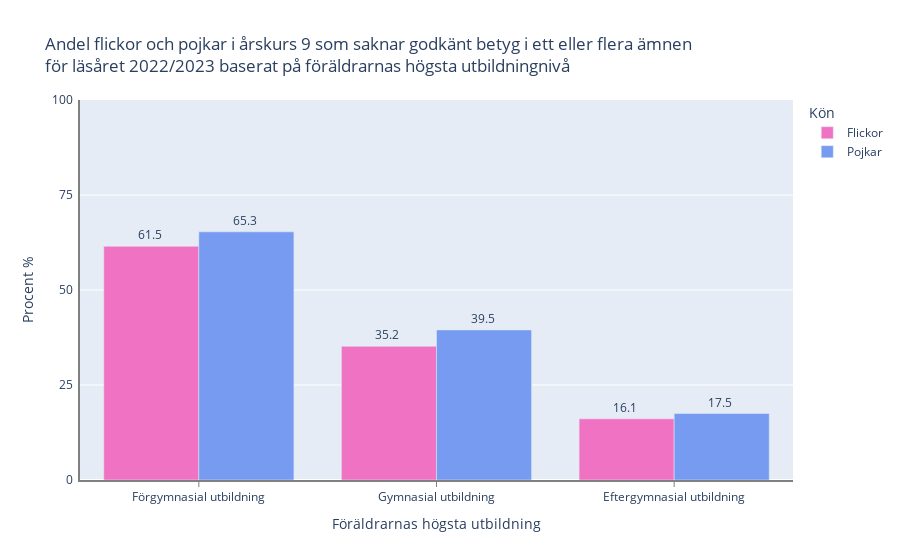

Notebook cell for this chart:
### Code cell
fig = px.bar(
    df_parent_edu_23,
    x="Föräldrarnas högsta utbildning",
    y=["Flickor", "Pojkar"],
    barmode="group",
    title="Andel flickor och pojkar i årskurs 9 som saknar godkänt betyg i ett eller flera ämnen<br>för läsåret 2022/2023 baserat på föräldrarnas högsta utbildningnivå",
    color_discrete_map={"Flickor": "#F073C3", "Pojkar": "#769BF0"},
    text_auto=True
).update_layout(
    yaxis_title="Procent %",
    legend_title="Kön",
    yaxis_range=[0, 100],
    yaxis=dict(tickmode="linear", tick0=0, dtick=25),
)
names = {"variable": "Kön", "value": "%"}
fig.for_each_trace(
    lambda t: t.update(
        hovertemplate=t.hovertemplate.replace("variable", names["variable"]).replace(
            "value", names["value"]
        )
    )
)
fig.update_traces(textposition="outside")
fig.update_yaxes(
    ticksuffix=" ",
    showline=True,
    linewidth=2,
    linecolor="gray",
    showticklabels=True,
)
fig.update_xaxes(
    showline=True,
    linewidth=2,
    linecolor="gray",
    showticklabels=True,
    ticks="outside",
    tickcolor="gray",
)

fig.show()
#fig.write_html("./Visualiseringar/pojkarflickor_saknatbetyg_årskurs9.html")

### Figure 1 — Plotly figure (JSON) as saved in the notebook; plotly's stock layout.template omitted (floating-point values rounded to 4 significant figures)
{"data": [{"alignmentgroup": "True", "hovertemplate": "Kön=Flickor<br>Föräldrarnas högsta utbildning=%{x}<br>%=%{y}<extra></extra>", "legendgroup": "Flickor", "marker": {"color": "#F073C3", "pattern": {"shape": ""}}, "name": "Flickor", "offsetgroup": "Flickor", "orientation": "v", "showlegend": true, "textposition": "outside", "texttemplate": "%{y}", "type": "bar", "x": ["Förgymnasial utbildning", "Gymnasial utbildning", "Eftergymnasial utbildning"], "xaxis": "x", "y": [61.5, 35.2, 16.1], "yaxis": "y"}, {"alignmentgroup": "True", "hovertemplate": "Kön=Pojkar<br>Föräldrarnas högsta utbildning=%{x}<br>%=%{y}<extra></extra>", "legendgroup": "Pojkar", "marker": {"color": "#769BF0", "pattern": {"shape": ""}}, "name": "Pojkar", "offsetgroup": "Pojkar", "orientation": "v", "showlegend": true, "textposition": "outside", "texttemplate": "%{y}", "type": "bar", "x": ["Förgymnasial utbildning", "Gymnasial utbildning", "Eftergymnasial utbildning"], "xaxis": "x", "y": [65.3, 39.5, 17.5], "yaxis": "y"}], "layout": {"barmode": "group", "legend": {"title": {"text": "Kön"}, "tracegroupgap": 0}, "title": {"text": "Andel flickor och pojkar i årskurs 9 som saknar godkänt betyg i ett eller flera ämnen<br>för läsåret 2022/2023 baserat på föräldrarnas högsta utbildningnivå"}, "xaxis": {"anchor": "y", "domain": [0, 1], "linecolor": "gray", "linewidth": 2, "showline": true, "showticklabels": true, "tickcolor": "gray", "ticks": "outside", "title": {"text": "Föräldrarnas högsta utbildning"}}, "yaxis": {"anchor": "x", "domain": [0, 1], "dtick": 25, "linecolor": "gray", "linewidth": 2, "range": [0, 100], "showline": true, "showticklabels": true, "tick0": 0, "tickmode": "linear", "ticksuffix": " ", "title": {"text": "Procent %"}}}}
